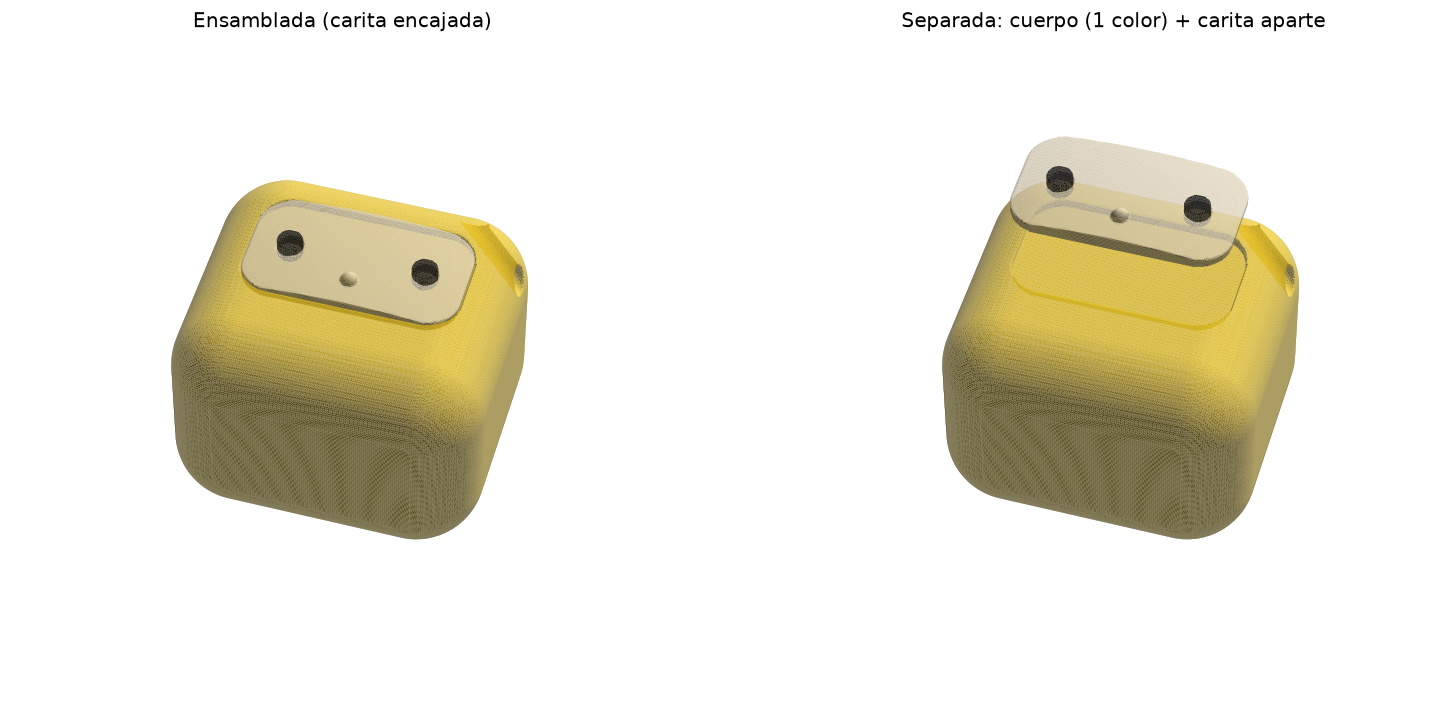

Recreate this plot in Python.
#!/usr/bin/env python3
"""Vista del diseno en 2 piezas: cuerpo (amarillo) + carita que encaja a presion."""
import numpy as np
import matplotlib
matplotlib.use("Agg")
import matplotlib.pyplot as plt
from mpl_toolkits.mplot3d.art3d import Poly3DCollection
import trimesh

YELLOW = np.array([0.96, 0.80, 0.14])
CREAM = np.array([0.98, 0.93, 0.82])
BLACK = np.array([0.10, 0.10, 0.10])


def load(path, color, outer_only=False, shift=(0, 0, 0)):
    m = trimesh.load(path)
    if outer_only:
        c = m.split(only_watertight=False)
        if len(c) > 1:
            m = max(c, key=lambda x: float(np.prod(x.extents)))
    V = m.vertices + np.array(shift)
    return V[m.faces], np.tile(color, (len(m.faces), 1))


def draw(ax, parts, elev, azim, light_dir, title):
    tris = np.concatenate([p[0] for p in parts])
    base = np.concatenate([p[1] for p in parts])
    n = np.cross(tris[:, 1] - tris[:, 0], tris[:, 2] - tris[:, 0])
    n /= np.linalg.norm(n, axis=1, keepdims=True) + 1e-9
    e, a = np.deg2rad(elev), np.deg2rad(azim)
    view = np.array([np.cos(e)*np.cos(a), np.cos(e)*np.sin(a), np.sin(e)])
    fr = (n @ view) > 0
    tris, base, n = tris[fr], base[fr], n[fr]
    light = np.array(light_dir, float); light /= np.linalg.norm(light)
    sh = np.clip(n @ light, 0, 1)*0.7 + 0.3
    col = np.clip(base * sh[:, None], 0, 1)
    o = np.argsort(tris.mean(1) @ view)
    ax.add_collection3d(Poly3DCollection(tris[o], facecolors=col[o], edgecolors="none"))
    lim = 30
    ax.set_xlim(-lim, lim); ax.set_ylim(-lim, lim); ax.set_zlim(-lim, lim)
    ax.set_box_aspect((1, 1, 1)); ax.view_init(elev=elev, azim=azim); ax.set_axis_off()
    ax.set_title(title, fontsize=12)


fig = plt.figure(figsize=(13, 6), facecolor="white")

# Ensamblada
asm = [load("cuerpo_amarillo.stl", YELLOW, outer_only=True),
       load("cara_crema.stl", CREAM), load("ojos_negro.stl", BLACK)]
ax1 = fig.add_subplot(1, 2, 1, projection="3d")
draw(ax1, asm, 50, -74, [0.35, 0.5, 0.8], "Ensamblada (carita encajada)")

# Explotada: carita + ojos desplazados hacia +Z (afuera)
dz = 14
exp = [load("cuerpo_amarillo.stl", YELLOW, outer_only=True),
       load("cara_crema.stl", CREAM, shift=(0, 0, dz)),
       load("ojos_negro.stl", BLACK, shift=(0, 0, dz))]
ax2 = fig.add_subplot(1, 2, 2, projection="3d")
draw(ax2, exp, 50, -74, [0.35, 0.5, 0.8], "Separada: cuerpo (1 color) + carita aparte")

plt.tight_layout()
plt.savefig("preview_2piezas.png", dpi=120, bbox_inches="tight", facecolor="white")
print("Guardado preview_2piezas.png")
